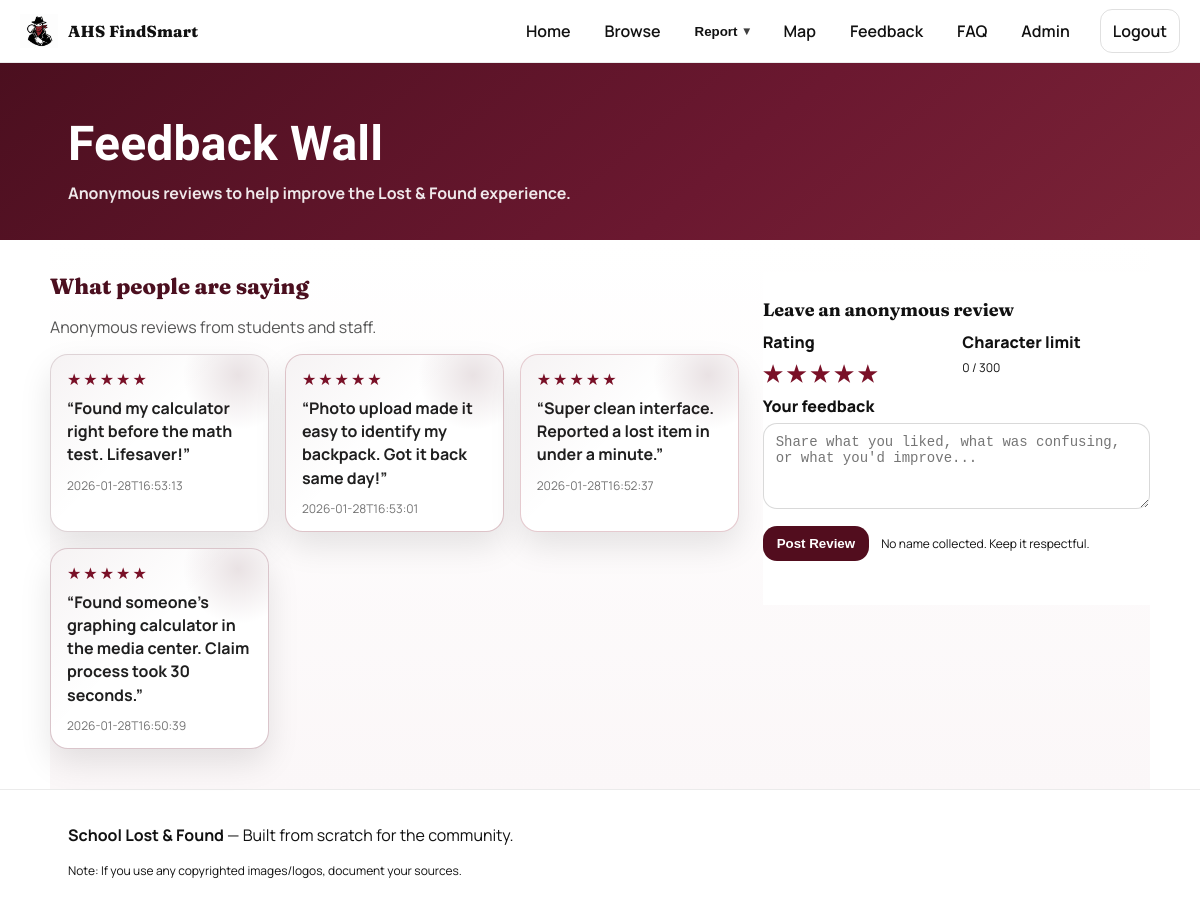
Screenshot of /feedback with the database file from the repository.
### tables this page shows
CREATE TABLE reviews (
    id INTEGER PRIMARY KEY AUTOINCREMENT,
    message TEXT NOT NULL,
    rating INTEGER NOT NULL DEFAULT 5,
    created_at TEXT NOT NULL
);

### app.py (the view, shortened to what this page needs)
    @app.route("/feedback", methods=["GET", "POST"])
    def feedback():
        conn = get_conn()
        try:
            reviews = conn.execute("SELECT * FROM reviews ORDER BY id DESC").fetchall()
        finally:
            conn.close()
        return render_template("feedback.html", reviews=reviews, max_len=MAX_REVIEW_LEN)

### db.py (called while the page is built)
def get_conn() -> sqlite3.Connection:
    conn = sqlite3.connect(DB_PATH)
    conn.row_factory = sqlite3.Row
    return conn

### templates/feedback.html (shortened to what this page needs)
{% extends "base.html" %}
{% block content %}
<section class="feedback-hero">
  <div class="container">
    <h1 class="feedback-title">Feedback Wall</h1>
    <p class="feedback-sub">Anonymous reviews to help improve the Lost & Found experience.</p>
  </div>
</section>
<section class="container feedback-wall">
  <div class="feedback-layout">
    <div class="feedback-stream">
      <div class="feedback-stream-head">
        <h2>What people are saying</h2>
        <p class="muted">Anonymous reviews from students and staff.</p>
      </div>
      {% if reviews and reviews|length > 0 %}
        <div class="review-grid">
          {% for r in reviews %}
            <div class="review-card tone-{{ loop.index0 % 4 }}">
              <div class="review-top">
                <div class="stars" aria-label="Rating {{ r.rating }} out of 5">
                  {% for i in range(1,6) %}
                    <span class="star {% if i <= r.rating %}filled{% endif %}">★</span>
                  {% endfor %}
                </div>
              </div>
              <p class="review-text">“{{ r.message }}”</p>
              <p class="review-meta">{{ r.created_at }}</p>
            </div>
          {% endfor %}
        </div>
      {% else %}
        <div class="empty-state">
          <h2>No reviews yet</h2>
          <p class="muted">Be the first to leave anonymous feedback.</p>
        </div>
      {% endif %}
    </div>
    <aside class="feedback-submit" id="feedbackForm">
      <div class="feedback-box">
        <h2 class="section-title" style="margin:0 0 10px;">Leave an anonymous review</h2>
        <form method="POST" action="{{ url_for('feedback') }}">
          <div class="two-col">
            <div class="field">
              <label>Rating</label>
              <div class="star-input" role="radiogroup" aria-label="Choose rating">
                {% for i in range(5,0,-1) %}
                  <label for="rate{{ i }}" title="{{ i }} stars">★</label>
                {% endfor %}
              </div>
            </div>
            <div class="field">
              <label class="muted" style="display:block;">Character limit</label>
              <div class="tiny muted"><span id="charCount">0</span> / {{ max_len }}</div>
            </div>
          </div>
          <div class="field">
            <label for="message">Your feedback</label>
            <textarea
              id="message"
              name="message"
              rows="4"
              required
              maxlength="{{ max_len }}"
              placeholder="Share what you liked, what was confusing, or what you'd improve..."
            ></textarea>
          </div>
          <div class="feedback-actions">
            <button class="btn" type="submit">Post Review</button>
            <p class="muted tiny" style="margin:0;">No name collected. Keep it respectful.</p>
          </div>
        </form>
      </div>
    </aside>
  </div>
</section>
{% endblock %}

### static/css/styles.css (style rules this page uses)
:root { --bg-maroon: #520d1e; --maroon-2: #6b1830; --white: #ffffffa2; --text: #111; --muted: #555; --border: rgba(255,255,255,0.75); --card: #ffffff; --shadow: 0 10px 30px rgba(0,0,0,0.12); --radius: 18px; }
* { box-sizing:border-box; }
html, body { margin:0; padding:0; font-family: "Manrope", "Segoe UI", Arial, sans-serif; color: var(--text); background:#fff; }
h1, h2, h3, .section-title, .brand-title { font-family: "Fraunces", "Manrope", Georgia, serif; }
.container { max-width: 1100px; margin: 0 auto; padding: 0 18px; }
.section-title { margin: 0 0 10px; font-size: 18px; }
.muted { color: var(--muted); }
.tiny { font-size: 12px; }
.btn { display:inline-block; padding: 10px 14px; border-radius: 14px; border: none; background: var(--bg-maroon); color: #fff; text-decoration:none; font-weight: 800; cursor:pointer; }
.field label { display:block; font-weight: 800; margin-bottom: 6px; }
.field input, .field select, .field textarea { width:100%; padding: 10px 12px; border-radius: 14px; border: 1px solid rgba(0,0,0,0.15); font-size: 14px; }
.field textarea { resize: vertical; }
.two-col { display:grid; grid-template-columns: 1fr 1fr; gap: 12px; }
.feedback-hero { background: linear-gradient(140deg, #4b0f1f 0%, #6b1830 60%, #7b2337 100%); padding: 52px 0 36px; }
.feedback-title { margin: 0; color: #fff; font-size: clamp(32px, 4vw, 52px); letter-spacing: .2px; font-family: "Baloo 2", "Fraunces", "Manrope", Georgia, serif; }
.feedback-sub { margin: 10px 0 0; color: rgba(255,255,255,0.9); font-weight: 650; max-width: 640px; }
.feedback-wall { padding: 32px 0 40px; background: linear-gradient(180deg, #ffffff 0%, #fbf7f8 100%); }
.feedback-layout { display: grid; grid-template-columns: 1.6fr 0.9fr; gap: 24px; align-items: start; }
.feedback-stream { min-width: 0; }
.feedback-stream-head h2 { margin: 0 0 6px; color: #4b0f1f; font-size: 22px; font-weight: 800; }
.feedback-submit { position: sticky; top: 90px; align-self: start; background: transparent; border: none; padding: 0; box-shadow: none; }
.feedback-submit .feedback-box { background: transparent; border: none; border-radius: 0; padding: 0; box-shadow: none; }
.review-grid { display: grid; grid-template-columns: repeat(3, 1fr); gap: 16px; }
.review-card { background: #fff; border: 1px solid rgba(75,15,31,0.18); border-radius: 18px; padding: 16px 16px 14px; box-shadow: 0 14px 32px rgba(0,0,0,0.10); position: relative; overflow: hidden; }
.review-card::before { content: ""; position: absolute; inset: 0; background: linear-gradient(135deg, rgba(75,15,31,0.05), transparent 45%); pointer-events: none; }
.review-card.tone-0 { border-color: rgba(75,15,31,0.18); }
.review-card.tone-1 { border-color: rgba(122,16,39,0.25); }
.review-card.tone-2 { border-color: rgba(153,44,65,0.25); }
.review-card.tone-3 { border-color: rgba(107,24,48,0.25); }
.review-card.tone-0::after, .review-card.tone-1::after, .review-card.tone-2::after, .review-card.tone-3::after { content: ""; position: absolute; top: -40px; right: -30px; width: 120px; height: 120px; border-radius: 50%; background: radial-gradient(circle, rgba(75,15,31,0.12), transparent 65%); pointer-events: none; }
.review-top { display:flex; align-items:center; justify-content: space-between; gap: 10px; margin-bottom: 10px; }
.stars { display:flex; gap: 2px; line-height: 1; }
.star { font-size: 16px; opacity: 0.25; color: #4b0f1f; }
.star.filled { opacity: 1; color: #7a1027; }
.review-text { margin: 0; color: #1f1f1f; font-weight: 650; line-height: 1.45; }
.review-meta { margin: 10px 0 0; font-size: 12px; color: rgba(0,0,0,0.55); }
.feedback-submit { background: #ffffff; padding: 26px 0 44px; }
.feedback-box { background: #ffffff; border: 1px solid rgba(0,0,0,0.08); border-radius: 16px; padding: 16px; box-shadow: 0 14px 32px rgba(0,0,0,0.12); }
.feedback-actions { display: flex; align-items: center; gap: 12px; flex-wrap: wrap; margin-top: 12px; }
.feedback-submit, .feedback-submit .section-title, .feedback-submit label, .feedback-submit .muted, .feedback-submit .tiny { color: #111; }
.star-input { display: inline-flex; flex-direction: row-reverse; gap: 4px; }
.star-input label { font-size: 22px; color: rgba(75,15,31,0.2); cursor: pointer; transition: color 0.15s ease, transform 0.15s ease; }
.star-input input:checked ~ label { color: #7a1027; }

### rows the page displays
reviews: message "Found my calculator right before the math test. Lifesaver!", created_at "2026-01-28T16:53:13"
reviews: message "Photo upload made it easy to identify my backpack. Got it back same day!", created_at "2026-01-28T16:53:01"
reviews: message "Super clean interface. Reported a lost item in under a minute.", created_at "2026-01-28T16:52:37"
reviews: message "Found someone's graphing calculator in the media center. Claim process took 30 seconds.", created_at "2026-01-28T16:50:39"

### other values shown
{{ max_len }} "300"
